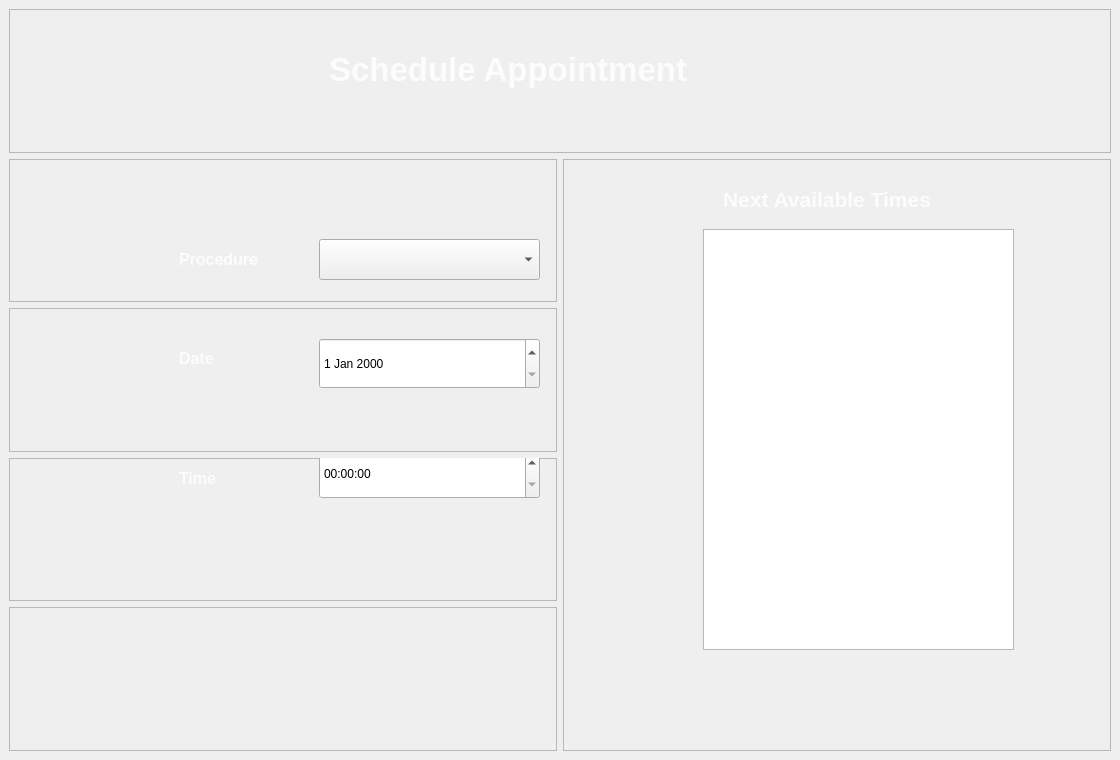
<?xml version="1.0" encoding="UTF-8"?>
<ui version="4.0">
 <class>MainWindow</class>
 <widget class="QMainWindow" name="MainWindow">
  <property name="geometry">
   <rect>
    <x>0</x>
    <y>0</y>
    <width>1120</width>
    <height>760</height>
   </rect>
  </property>
  <property name="sizePolicy">
   <sizepolicy hsizetype="Expanding" vsizetype="Expanding">
    <horstretch>0</horstretch>
    <verstretch>0</verstretch>
   </sizepolicy>
  </property>
  <property name="windowTitle">
   <string>MainWindow</string>
  </property>
  <property name="styleSheet">
   <string notr="true">border-image: url(:/newPrefix/images/app_bg.jpg);</string>
  </property>
  <widget class="QWidget" name="centralwidget">
   <layout class="QGridLayout" name="gridLayout">
    <item row="0" column="0" colspan="2">
     <widget class="QFrame" name="logo_frame">
      <property name="sizePolicy">
       <sizepolicy hsizetype="Expanding" vsizetype="Expanding">
        <horstretch>0</horstretch>
        <verstretch>0</verstretch>
       </sizepolicy>
      </property>
      <property name="styleSheet">
       <string notr="true">border-image: none;</string>
      </property>
      <property name="frameShape">
       <enum>QFrame::StyledPanel</enum>
      </property>
      <property name="frameShadow">
       <enum>QFrame::Raised</enum>
      </property>
      <widget class="QLabel" name="logo">
       <property name="geometry">
        <rect>
         <x>10</x>
         <y>10</y>
         <width>91</width>
         <height>91</height>
        </rect>
       </property>
       <property name="styleSheet">
        <string notr="true">border-image: url(:/newPrefix/images/od_logo.png);</string>
       </property>
       <property name="text">
        <string/>
       </property>
      </widget>
      <widget class="QLabel" name="title">
       <property name="geometry">
        <rect>
         <x>320</x>
         <y>30</y>
         <width>481</width>
         <height>61</height>
        </rect>
       </property>
       <property name="font">
        <font>
         <pointsize>25</pointsize>
         <weight>75</weight>
         <bold>true</bold>
        </font>
       </property>
       <property name="styleSheet">
        <string notr="true">color: rgba(255, 255, 255, 210);</string>
       </property>
       <property name="text">
        <string>Schedule Appointment</string>
       </property>
      </widget>
     </widget>
    </item>
    <item row="1" column="0">
     <widget class="QFrame" name="procedure_frame">
      <property name="sizePolicy">
       <sizepolicy hsizetype="Expanding" vsizetype="Expanding">
        <horstretch>0</horstretch>
        <verstretch>0</verstretch>
       </sizepolicy>
      </property>
      <property name="styleSheet">
       <string notr="true">border-image: none;</string>
      </property>
      <property name="frameShape">
       <enum>QFrame::StyledPanel</enum>
      </property>
      <property name="frameShadow">
       <enum>QFrame::Raised</enum>
      </property>
      <widget class="QComboBox" name="procedures">
       <property name="geometry">
        <rect>
         <x>310</x>
         <y>80</y>
         <width>221</width>
         <height>41</height>
        </rect>
       </property>
      </widget>
      <widget class="QLabel" name="procedure_label">
       <property name="geometry">
        <rect>
         <x>170</x>
         <y>80</y>
         <width>141</width>
         <height>41</height>
        </rect>
       </property>
       <property name="font">
        <font>
         <pointsize>12</pointsize>
         <weight>75</weight>
         <bold>true</bold>
        </font>
       </property>
       <property name="styleSheet">
        <string notr="true">color: rgba(255, 255, 255, 210);</string>
       </property>
       <property name="text">
        <string>Procedure</string>
       </property>
      </widget>
     </widget>
    </item>
    <item row="1" column="1" rowspan="4">
     <widget class="QFrame" name="list_frame">
      <property name="sizePolicy">
       <sizepolicy hsizetype="Expanding" vsizetype="Expanding">
        <horstretch>0</horstretch>
        <verstretch>0</verstretch>
       </sizepolicy>
      </property>
      <property name="styleSheet">
       <string notr="true">border-image: none;</string>
      </property>
      <property name="frameShape">
       <enum>QFrame::StyledPanel</enum>
      </property>
      <property name="frameShadow">
       <enum>QFrame::Raised</enum>
      </property>
      <widget class="QListView" name="listView">
       <property name="geometry">
        <rect>
         <x>140</x>
         <y>70</y>
         <width>311</width>
         <height>421</height>
        </rect>
       </property>
      </widget>
      <widget class="QLabel" name="list_label">
       <property name="geometry">
        <rect>
         <x>160</x>
         <y>30</y>
         <width>311</width>
         <height>21</height>
        </rect>
       </property>
       <property name="font">
        <font>
         <pointsize>16</pointsize>
         <weight>75</weight>
         <bold>true</bold>
        </font>
       </property>
       <property name="styleSheet">
        <string notr="true">color: rgba(255, 255, 255, 210);</string>
       </property>
       <property name="text">
        <string>Next Available Times</string>
       </property>
      </widget>
     </widget>
    </item>
    <item row="2" column="0">
     <widget class="QFrame" name="date_frame">
      <property name="sizePolicy">
       <sizepolicy hsizetype="Expanding" vsizetype="Expanding">
        <horstretch>0</horstretch>
        <verstretch>0</verstretch>
       </sizepolicy>
      </property>
      <property name="styleSheet">
       <string notr="true">border-image: none;</string>
      </property>
      <property name="frameShape">
       <enum>QFrame::StyledPanel</enum>
      </property>
      <property name="frameShadow">
       <enum>QFrame::Raised</enum>
      </property>
      <widget class="QLabel" name="date_label">
       <property name="geometry">
        <rect>
         <x>170</x>
         <y>30</y>
         <width>141</width>
         <height>41</height>
        </rect>
       </property>
       <property name="font">
        <font>
         <pointsize>12</pointsize>
         <weight>75</weight>
         <bold>true</bold>
        </font>
       </property>
       <property name="styleSheet">
        <string notr="true">color: rgba(255, 255, 255, 210);</string>
       </property>
       <property name="text">
        <string>Date</string>
       </property>
      </widget>
      <widget class="QDateEdit" name="date_input">
       <property name="geometry">
        <rect>
         <x>310</x>
         <y>30</y>
         <width>221</width>
         <height>51</height>
        </rect>
       </property>
      </widget>
     </widget>
    </item>
    <item row="3" column="0">
     <widget class="QFrame" name="time_frame">
      <property name="sizePolicy">
       <sizepolicy hsizetype="Expanding" vsizetype="Expanding">
        <horstretch>0</horstretch>
        <verstretch>0</verstretch>
       </sizepolicy>
      </property>
      <property name="styleSheet">
       <string notr="true">border-image: none;</string>
      </property>
      <property name="frameShape">
       <enum>QFrame::StyledPanel</enum>
      </property>
      <property name="frameShadow">
       <enum>QFrame::Raised</enum>
      </property>
      <widget class="QLabel" name="time_label">
       <property name="geometry">
        <rect>
         <x>170</x>
         <y>0</y>
         <width>141</width>
         <height>41</height>
        </rect>
       </property>
       <property name="font">
        <font>
         <pointsize>12</pointsize>
         <weight>75</weight>
         <bold>true</bold>
        </font>
       </property>
       <property name="styleSheet">
        <string notr="true">color: rgba(255, 255, 255, 210);</string>
       </property>
       <property name="text">
        <string>Time</string>
       </property>
      </widget>
      <widget class="QTimeEdit" name="timeEdit">
       <property name="geometry">
        <rect>
         <x>310</x>
         <y>-10</y>
         <width>221</width>
         <height>51</height>
        </rect>
       </property>
      </widget>
     </widget>
    </item>
    <item row="4" column="0">
     <widget class="QFrame" name="frame_7">
      <property name="sizePolicy">
       <sizepolicy hsizetype="Expanding" vsizetype="Expanding">
        <horstretch>0</horstretch>
        <verstretch>0</verstretch>
       </sizepolicy>
      </property>
      <property name="styleSheet">
       <string notr="true">border-image: none;</string>
      </property>
      <property name="frameShape">
       <enum>QFrame::StyledPanel</enum>
      </property>
      <property name="frameShadow">
       <enum>QFrame::Raised</enum>
      </property>
     </widget>
    </item>
   </layout>
  </widget>
 </widget>
 <resources>
  <include location="../res.qrc"/>
 </resources>
 <connections/>
</ui>
